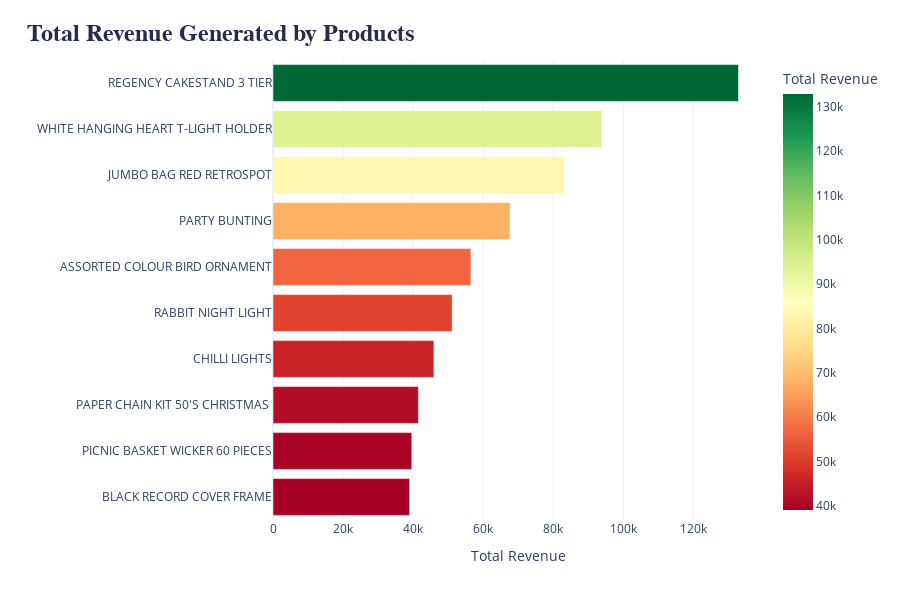

Notebook code cell kept with this figure:
### Markdown cell above
### Total Revenue Generated by Products

Visualisasi di bawah menunjukkan 10 barang dengan pendapatan tertinggi dari hasil penjualan.

### Code cell
top_10_products = ecommerce.groupby('Description', as_index=False)\
    .agg({'TotalOrder': 'sum'}).sort_values('TotalOrder', ascending=False).head(10)

fig = px.bar(
    top_10_products.sort_values('TotalOrder', ascending=True),
    y='Description',
    x='TotalOrder',
    color='TotalOrder',
    color_continuous_scale=px.colors.diverging.RdYlGn,
    height=600,
    labels={
        'TotalOrder': 'Total Revenue',
        'Description': '',
    },
    template='plotly_white',
)

fig.update_layout(
    title=dict(
        text = '<b>Total Revenue Generated by Products</b>',
        x=0.03,
        y=0.96,
        font=dict(
            family='Helvetica',
            size=24,
            color='#272b4f'
        ),
    ),
)

fig.show()

### Figure 1 — Plotly figure (JSON) as saved in the notebook; plotly's stock layout.template omitted (floating-point values rounded to 4 significant figures)
{"data": [{"alignmentgroup": "True", "hovertemplate": "Total Revenue=%{marker.color}<br>=%{y}<extra></extra>", "legendgroup": "", "marker": {"color": [39010.0, 39620.0, 41500.0, 45940.0, 51140.0, 56500.0, 67700.0, 83240.0, 93820.0, 132900.0], "coloraxis": "coloraxis", "pattern": {"shape": ""}}, "name": "", "offsetgroup": "", "orientation": "h", "showlegend": false, "textposition": "auto", "type": "bar", "x": [39010.0, 39620.0, 41500.0, 45940.0, 51140.0, 56500.0, 67700.0, 83240.0, 93820.0, 132900.0], "xaxis": "x", "y": ["BLACK RECORD COVER FRAME", "PICNIC BASKET WICKER 60 PIECES", "PAPER CHAIN KIT 50'S CHRISTMAS ", "CHILLI LIGHTS", "RABBIT NIGHT LIGHT", "ASSORTED COLOUR BIRD ORNAMENT", "PARTY BUNTING", "JUMBO BAG RED RETROSPOT", "WHITE HANGING HEART T-LIGHT HOLDER", "REGENCY CAKESTAND 3 TIER"], "yaxis": "y"}], "layout": {"barmode": "relative", "coloraxis": {"colorbar": {"title": {"text": "Total Revenue"}}, "colorscale": [[0, "rgb(165,0,38)"], [0.1, "rgb(215,48,39)"], [0.2, "rgb(244,109,67)"], [0.3, "rgb(253,174,97)"], [0.4, "rgb(254,224,139)"], [0.5, "rgb(255,255,191)"], [0.6, "rgb(217,239,139)"], [0.7, "rgb(166,217,106)"], [0.8, "rgb(102,189,99)"], [0.9, "rgb(26,152,80)"], [1, "rgb(0,104,55)"]]}, "height": 600, "legend": {"tracegroupgap": 0}, "margin": {"t": 60}, "title": {"font": {"color": "#272b4f", "family": "Helvetica", "size": 24}, "text": "<b>Total Revenue Generated by Products</b>", "x": 0.03, "y": 0.96}, "xaxis": {"anchor": "y", "domain": [0, 1], "title": {"text": "Total Revenue"}}, "yaxis": {"anchor": "x", "domain": [0, 1], "title": {"text": ""}}}}
